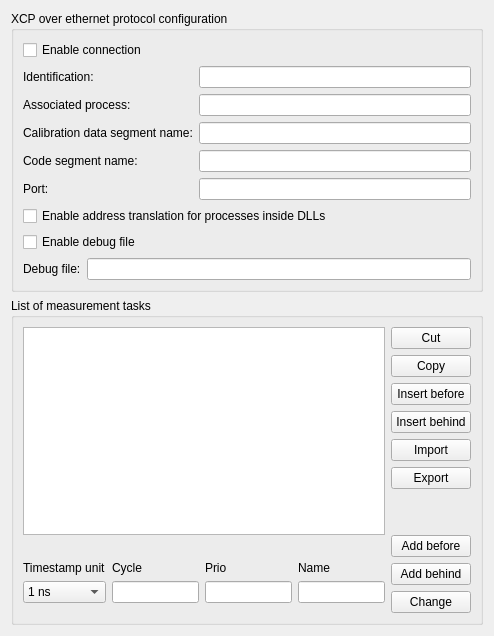
<?xml version="1.0" encoding="UTF-8"?>
<ui version="4.0">
 <class>ConfigureXCPOverEthernetWidget</class>
 <widget class="QWidget" name="ConfigureXCPOverEthernetWidget">
  <property name="geometry">
   <rect>
    <x>0</x>
    <y>0</y>
    <width>494</width>
    <height>595</height>
   </rect>
  </property>
  <property name="windowTitle">
   <string>Form</string>
  </property>
  <layout class="QVBoxLayout" name="verticalLayout_10">
   <item>
    <widget class="QGroupBox" name="groupBox">
     <property name="title">
      <string>XCP over ethernet protocol configuration</string>
     </property>
     <layout class="QVBoxLayout" name="verticalLayout_3">
      <item>
       <widget class="QCheckBox" name="checkBoxEnableConnection">
        <property name="text">
         <string>Enable connection</string>
        </property>
       </widget>
      </item>
      <item>
       <layout class="QHBoxLayout" name="horizontalLayout">
        <item>
         <layout class="QVBoxLayout" name="verticalLayout">
          <item>
           <widget class="QLabel" name="label">
            <property name="text">
             <string>Identification:</string>
            </property>
           </widget>
          </item>
          <item>
           <widget class="QLabel" name="label_2">
            <property name="text">
             <string>Associated process:</string>
            </property>
           </widget>
          </item>
          <item>
           <widget class="QLabel" name="label_3">
            <property name="text">
             <string>Calibration data segment name:</string>
            </property>
           </widget>
          </item>
          <item>
           <widget class="QLabel" name="label_4">
            <property name="text">
             <string>Code segment name:</string>
            </property>
           </widget>
          </item>
          <item>
           <widget class="QLabel" name="label_5">
            <property name="text">
             <string>Port:</string>
            </property>
           </widget>
          </item>
         </layout>
        </item>
        <item>
         <layout class="QVBoxLayout" name="verticalLayout_2">
          <item>
           <widget class="QLineEdit" name="lineEditIdentification"/>
          </item>
          <item>
           <widget class="QLineEdit" name="lineEditAssociatedProcess"/>
          </item>
          <item>
           <widget class="QLineEdit" name="lineEditDataSegmentName"/>
          </item>
          <item>
           <widget class="QLineEdit" name="lineEditCodeSegmentName"/>
          </item>
          <item>
           <widget class="QLineEdit" name="lineEditPort"/>
          </item>
         </layout>
        </item>
       </layout>
      </item>
      <item>
       <widget class="QCheckBox" name="checkBoxAddressTransationForDlls">
        <property name="text">
         <string>Enable address translation for processes inside DLLs</string>
        </property>
       </widget>
      </item>
      <item>
       <widget class="QCheckBox" name="checkBoxDebugFile">
        <property name="text">
         <string>Enable debug file</string>
        </property>
       </widget>
      </item>
      <item>
       <layout class="QHBoxLayout" name="horizontalLayout_6">
        <item>
         <widget class="QLabel" name="label_6">
          <property name="text">
           <string>Debug file:</string>
          </property>
         </widget>
        </item>
        <item>
         <widget class="QLineEdit" name="lineEditDebugFile"/>
        </item>
       </layout>
      </item>
     </layout>
    </widget>
   </item>
   <item>
    <widget class="QGroupBox" name="groupBox_2">
     <property name="title">
      <string>List of measurement tasks</string>
     </property>
     <layout class="QHBoxLayout" name="horizontalLayout_3">
      <item>
       <layout class="QVBoxLayout" name="verticalLayout_9">
        <item>
         <widget class="QListWidget" name="listWidgetMeasurementTasks"/>
        </item>
        <item>
         <spacer name="verticalSpacer_3">
          <property name="orientation">
           <enum>Qt::Vertical</enum>
          </property>
          <property name="sizeType">
           <enum>QSizePolicy::Fixed</enum>
          </property>
          <property name="sizeHint" stdset="0">
           <size>
            <width>20</width>
            <height>20</height>
           </size>
          </property>
         </spacer>
        </item>
        <item>
         <layout class="QHBoxLayout" name="horizontalLayout_2">
          <item>
           <layout class="QVBoxLayout" name="verticalLayout_4">
            <item>
             <widget class="QLabel" name="label_7">
              <property name="text">
               <string>Timestamp unit</string>
              </property>
             </widget>
            </item>
            <item>
             <widget class="QComboBox" name="comboBoxTimestamp">
              <item>
               <property name="text">
                <string>1 ns</string>
               </property>
              </item>
              <item>
               <property name="text">
                <string>10 ns</string>
               </property>
              </item>
              <item>
               <property name="text">
                <string>100 ns</string>
               </property>
              </item>
              <item>
               <property name="text">
                <string>1µs</string>
               </property>
              </item>
              <item>
               <property name="text">
                <string>10 µs</string>
               </property>
              </item>
              <item>
               <property name="text">
                <string>100 µs</string>
               </property>
              </item>
              <item>
               <property name="text">
                <string>1ms</string>
               </property>
              </item>
              <item>
               <property name="text">
                <string>10 ms</string>
               </property>
              </item>
              <item>
               <property name="text">
                <string>100 ms</string>
               </property>
              </item>
              <item>
               <property name="text">
                <string>1 s</string>
               </property>
              </item>
             </widget>
            </item>
           </layout>
          </item>
          <item>
           <layout class="QVBoxLayout" name="verticalLayout_5">
            <item>
             <widget class="QLabel" name="label_8">
              <property name="text">
               <string>Cycle</string>
              </property>
             </widget>
            </item>
            <item>
             <widget class="QLineEdit" name="lineEditCycle"/>
            </item>
           </layout>
          </item>
          <item>
           <layout class="QVBoxLayout" name="verticalLayout_6">
            <item>
             <widget class="QLabel" name="label_9">
              <property name="text">
               <string>Prio</string>
              </property>
             </widget>
            </item>
            <item>
             <widget class="QLineEdit" name="lineEditPrio"/>
            </item>
           </layout>
          </item>
          <item>
           <layout class="QVBoxLayout" name="verticalLayout_7">
            <item>
             <widget class="QLabel" name="label_10">
              <property name="text">
               <string>Name</string>
              </property>
             </widget>
            </item>
            <item>
             <widget class="QLineEdit" name="lineEditName"/>
            </item>
           </layout>
          </item>
         </layout>
        </item>
        <item>
         <spacer name="verticalSpacer_2">
          <property name="orientation">
           <enum>Qt::Vertical</enum>
          </property>
          <property name="sizeType">
           <enum>QSizePolicy::Fixed</enum>
          </property>
          <property name="sizeHint" stdset="0">
           <size>
            <width>20</width>
            <height>10</height>
           </size>
          </property>
         </spacer>
        </item>
       </layout>
      </item>
      <item>
       <layout class="QVBoxLayout" name="verticalLayout_8">
        <item>
         <widget class="QPushButton" name="pushButtonCut">
          <property name="text">
           <string>Cut</string>
          </property>
         </widget>
        </item>
        <item>
         <widget class="QPushButton" name="pushButtonCopy">
          <property name="text">
           <string>Copy</string>
          </property>
         </widget>
        </item>
        <item>
         <widget class="QPushButton" name="pushButtonInsertBefore">
          <property name="text">
           <string>Insert before</string>
          </property>
         </widget>
        </item>
        <item>
         <widget class="QPushButton" name="pushButtonInsertBehind">
          <property name="text">
           <string>Insert behind</string>
          </property>
         </widget>
        </item>
        <item>
         <widget class="QPushButton" name="pushButtonImport">
          <property name="text">
           <string>Import</string>
          </property>
         </widget>
        </item>
        <item>
         <widget class="QPushButton" name="pushButtonExport">
          <property name="text">
           <string>Export</string>
          </property>
         </widget>
        </item>
        <item>
         <spacer name="verticalSpacer">
          <property name="orientation">
           <enum>Qt::Vertical</enum>
          </property>
          <property name="sizeType">
           <enum>QSizePolicy::MinimumExpanding</enum>
          </property>
          <property name="sizeHint" stdset="0">
           <size>
            <width>20</width>
            <height>40</height>
           </size>
          </property>
         </spacer>
        </item>
        <item>
         <widget class="QPushButton" name="pushButtonAddBefore">
          <property name="text">
           <string>Add before</string>
          </property>
         </widget>
        </item>
        <item>
         <widget class="QPushButton" name="pushButtonAddBehind">
          <property name="text">
           <string>Add behind</string>
          </property>
         </widget>
        </item>
        <item>
         <widget class="QPushButton" name="pushButtonChange">
          <property name="text">
           <string>Change</string>
          </property>
         </widget>
        </item>
       </layout>
      </item>
     </layout>
    </widget>
   </item>
  </layout>
 </widget>
 <resources/>
 <connections/>
</ui>
